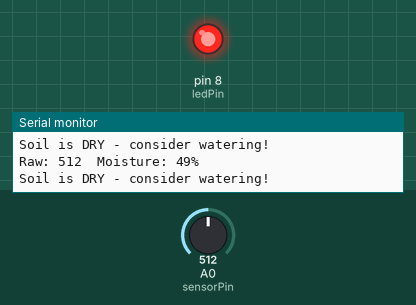
Bench run of a sketch on a simulated Arduino Uno, built with avr-gcc and run on an emulated ATmega328P. On the bench: output pins drawn as LEDs (lit = HIGH), the last lines printed to the serial monitor. The test bench sets the inputs (shaded band); at power-on: A0 (sensorPin) = 512.

Above: at 1.8 s.
1.9 s: A0 (sensorPin) set to 489
At 2.7 s:
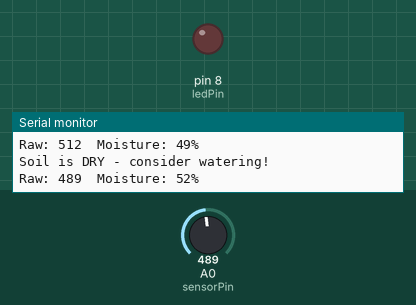
3.5 s: A0 (sensorPin) set to 510
At 5.2 s:
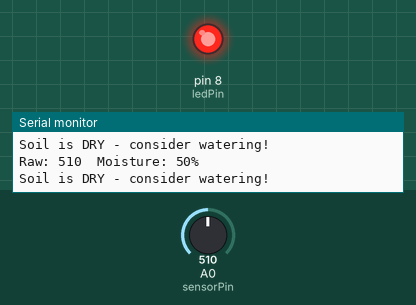
5.5 s: A0 (sensorPin) set to 490
At 7.0 s:
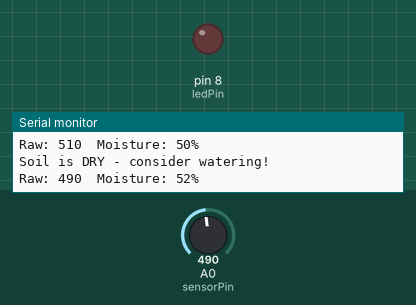
Timing chart, 0 to 8.5 s (numbered marks = the images above; inputs shaded):
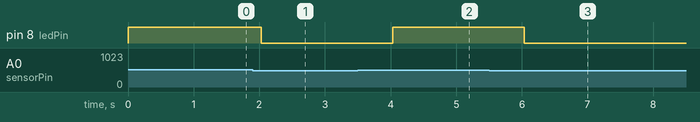

Measured:
- the behaviour switches between 501 and 500 on A0 (sensorPin) (found by bisection; images 0 and 1)
- after the input at 1.9 s, pin 8 (ledPin): HIGH → LOW after 0.13 s
- after the input at 3.5 s, pin 8 (ledPin): LOW → HIGH after 0.53 s
- after the input at 5.5 s, pin 8 (ledPin): HIGH → LOW after 0.53 s

The sketch:

sketch.ino
```cpp
// Soil Moisture Sensor
// Components: Arduino Uno, Soil Moisture Sensor (simulated with a potentiometer in Wokwi), LED
//
// Real hardware note: a soil moisture sensor's AOUT pin behaves just like the
// potentiometer's wiper pin here - it outputs a variable analog voltage. Wetter
// soil = lower resistance = different voltage than dry soil.

const int sensorPin = A0;  // Soil sensor AOUT / potentiometer wiper
const int ledPin    = 8;   // "Soil too dry" alert LED

const int dryThreshold = 500; // Adjust based on calibration (0-1023 scale)
// Lower raw values usually mean wetter soil for resistive sensors,
// but this can be inverted depending on your specific sensor module - test and flip if needed.

int sensorValue = 0;
int moisturePercent = 0;

void setup() {
  pinMode(ledPin, OUTPUT);
  Serial.begin(9600);
  Serial.println("Soil moisture monitor starting...");
}

void loop() {
  sensorValue = analogRead(sensorPin);

  // Map raw analog value (0-1023) to a 0-100% moisture scale.
  // Adjust the input range (0, 1023) after calibrating with your real sensor
  // in dry air vs. a cup of water.
  moisturePercent = map(sensorValue, 1023, 0, 0, 100);
  moisturePercent = constrain(moisturePercent, 0, 100);

  Serial.print("Raw: ");
  Serial.print(sensorValue);
  Serial.print("  Moisture: ");
  Serial.print(moisturePercent);
  Serial.println("%");

  if (sensorValue > dryThreshold) {
    digitalWrite(ledPin, HIGH); // Soil too dry - alert on
    Serial.println("Soil is DRY - consider watering!");
  } else {
    digitalWrite(ledPin, LOW);  // Soil moisture OK
  }

  delay(1000);
}
```
